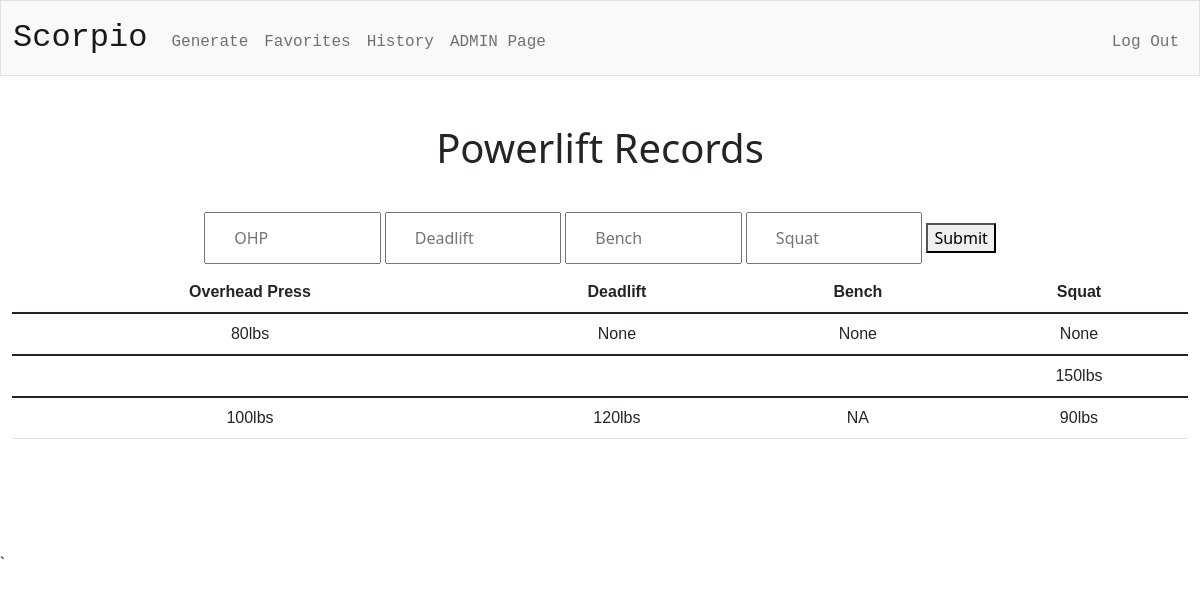
Screenshot of /history (signed in) with the database file from the repository.
### tables this page shows
CREATE TABLE records (
rec_id INTEGER PRIMARY KEY AUTOINCREMENT NOT NULL,
rec_user INTEGER NOT NULL,
rec_ohp TEXT,
rec_deadlift TEXT,
rec_bench TEXT, rec_squat TEXT, rec_time TEXT,
FOREIGN KEY(rec_user) REFERENCES users(id));

### app.py (the view, shortened to what this page needs)
@app.route("/history", methods=["GET", "POST"])
@login_required
def history():
    records = db.execute("SELECT rec_ohp,rec_deadlift,rec_bench,rec_squat,rec_deadlift FROM records WHERE rec_user = ?",session["user_id"])
    now = datetime.datetime.now(pytz.timezone("US/Eastern"))
    if request.method == "GET":
        return render_template("history.html",records=records)

### app.py (called while the page is built)
@app.after_request
def after_request(response):
    response.headers["Cache-Control"] = "no-cache, no-store, must-revalidate"
    response.headers["Expires"] = 0
    response.headers["Pragma"] = "no-cache"
    return response

### helpers.py (called while the page is built)
def login_required(f):
    @wraps(f)
    def decorated_function(*args, **kwargs):
        if session.get("user_id") is None:
            return redirect("/login")
        return f(*args, **kwargs)
    return decorated_function

### templates/history.html
{% extends "layout.html" %}
{% block main %}
<h1>Powerlift Records </h1>
<br>
<form type="submit" action="/history" method="post">
<input type="text" id="ohp" name="ohp" placeholder="OHP ">
<input type="text" id="deadlift" name="deadlift" placeholder="Deadlift ">
<input type="text" id="bench" name="bench" placeholder="Bench ">
<input type="text" id="squat" name="squat" placeholder="Squat ">
<button type="submit">Submit</button>
</form>
<div>
<table class="table">
<thead>
            <tr>
                <th >Overhead Press</th>
                <th >Deadlift</th>
                <th >Bench</th>
                <th> Squat</th>
            </tr>
    </thead>
    {% for record in records %}
        <tbody>
            <tr>
               <td> {{ record.rec_ohp }}</td>
               <td> {{ record.rec_deadlift}}</td>
                <td> {{record.rec_bench }}</td>
                <td> {{record.rec_squat }}</td>
            </tr>
       </tbody>
       {% endfor %}
</table>
</div>
{% endblock %}

### static/styles.css (style rules this page uses)
table { font-family: arial, sans-serif; border-collapse: collapse; width: 100%; }
tr { text-align: center; }
input[type=text] { width: 15%; padding: 12px 28px; margin: 8px 0; box-sizing: border-box; }

### rows the page displays
records: rec_ohp "80lbs", rec_deadlift "None", rec_bench "None", rec_squat "None"
records: rec_squat "150lbs"
records: rec_ohp "100lbs", rec_deadlift "120lbs", rec_bench "NA", rec_squat "90lbs"
